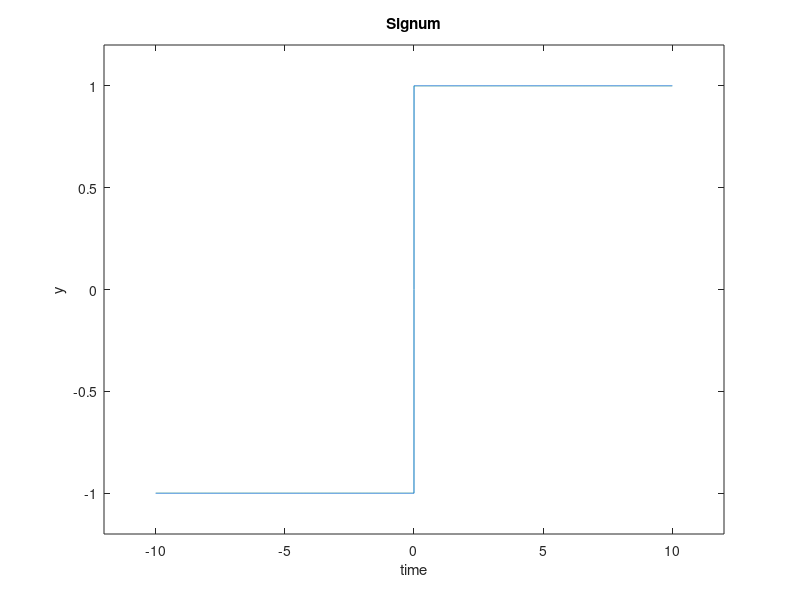

Write MATLAB code to recreate this figure.
% Signum signal
t = -10:0.001:10;
y(t>0) = 1;
y(t<0) = -1;
plot(t,y);
xlabel('time');
ylabel('y');
title('Signum');
axis([-12 12 -1.2 1.2])
